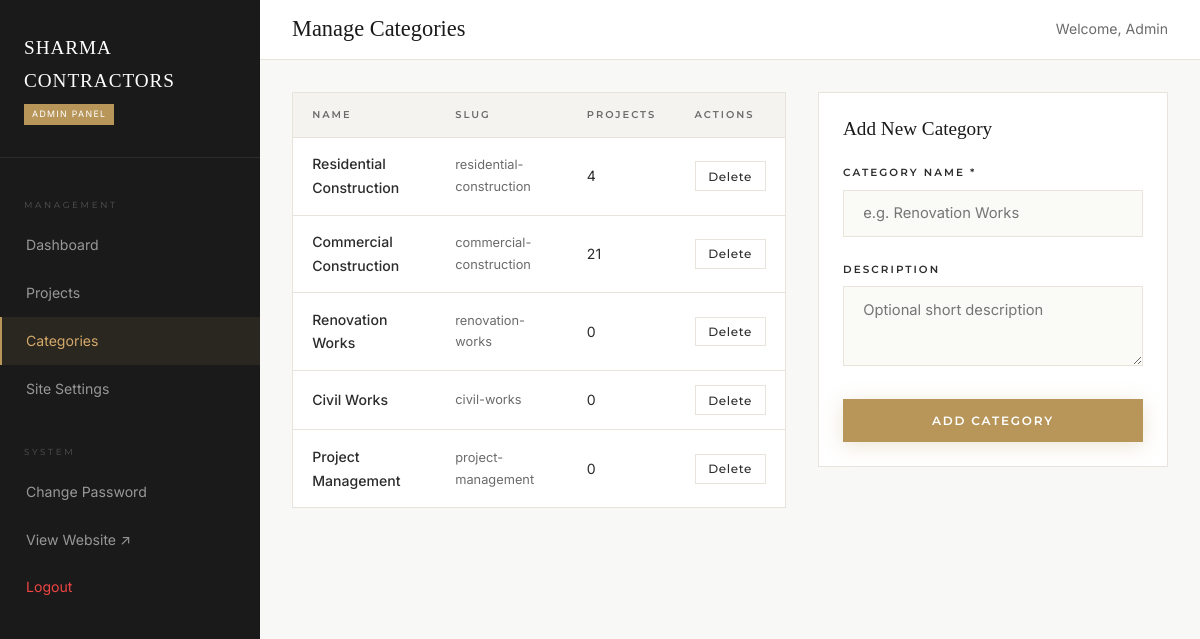
Screenshot of /admin/categories (signed in) with the database file from the repository.
### backend/models.py (models this page shows, shortened)
class Category(db.Model):
    __tablename__ = 'categories'
    id = db.Column(db.Integer, primary_key=True)
    name = db.Column(db.String(100), nullable=False, unique=True)
    slug = db.Column(db.String(100), nullable=False, unique=True)
    description = db.Column(db.Text)
    sort_order = db.Column(db.Integer, default=0)
    projects = db.relationship('Project', backref='category', lazy=True)

### backend/app.py (the view)
@app.route('/admin/categories')
@login_required
def admin_categories():
    categories = Category.query.order_by(Category.sort_order).all()
    return render_template('admin/categories.html', categories=categories)

### backend/app.py (called while the page is built, shortened)
def sync_images_folder():
    global LAST_SYNC_TIME
    images_dir = app.config['UPLOAD_FOLDER']
    upload_dir = app.config['UPLOAD_FOLDER']
    if not os.path.exists(images_dir):
        return
    try:
        current_mtime = os.path.getmtime(images_dir)
    except Exception:
        return
    if current_mtime <= LAST_SYNC_TIME:
        return

@app.before_request
def auto_sync():
    sync_images_folder()

@login_manager.user_loader
def load_user(user_id):
    return AdminUser.query.get(int(user_id))

@app.context_processor
def inject_site_settings():
    settings = {}
    try:
        for s in SiteSetting.query.all():
            settings[s.key] = s.value
    except Exception:
        pass
    def get_setting(key, default=None):
        return settings.get(key, getattr(Config, key, default))
    return dict(settings=settings, get_setting=get_setting)

### backend/templates/admin/categories.html
{% extends 'admin/layout.html' %}
{% block page_title %}Manage Categories{% endblock %}
{% block admin_content %}
<div style="display: grid; grid-template-columns: 1fr 350px; gap: 2rem;">
  <div>
    <table class="admin-table">
      <thead>
        <tr>
          <th>Name</th>
          <th>Slug</th>
          <th>Projects</th>
          <th>Actions</th>
        </tr>
      </thead>
      <tbody>
        {% for cat in categories %}
        <tr>
          <td style="font-weight: 500;">{{ cat.name }}</td>
          <td style="color: var(--mid-gray); font-size: 0.8rem;">{{ cat.slug }}</td>
          <td>{{ cat.projects|length }}</td>
          <td>
            <form action="{{ url_for('admin_category_delete', cat_id=cat.id) }}" method="POST" onsubmit="return confirm('Delete this category? Projects in this category will not be deleted, but they will be uncategorized.');">
              <button type="submit" class="action-btn danger">Delete</button>
            </form>
          </td>
        </tr>
        {% else %}
        <tr>
          <td colspan="4" style="text-align: center; padding: 2rem; color: var(--mid-gray);">No categories found.</td>
        </tr>
        {% endfor %}
      </tbody>
    </table>
  </div>
  <div>
    <form action="{{ url_for('admin_category_new') }}" method="POST" class="admin-form" style="padding: 1.5rem;">
      <h3 style="font-family: var(--font-serif); font-size: 1.2rem; margin-bottom: 1.5rem;">Add New Category</h3>
      <div class="form-group">
        <label for="name">Category Name *</label>
        <input type="text" id="name" name="name" required placeholder="e.g. Renovation Works">
      </div>
      <div class="form-group">
        <label for="description">Description</label>
        <textarea id="description" name="description" style="height: 80px;" placeholder="Optional short description"></textarea>
      </div>
      <button type="submit" class="btn btn-gold" style="width: 100%; justify-content: center;">Add Category</button>
    </form>
  </div>
</div>
{% endblock %}

### backend/templates/admin/layout.html (shortened to what this page needs)
<!DOCTYPE html>
<html lang="en">
<head>
  <link rel="stylesheet" href="{{ url_for('static', filename='css/style.css') }}">
</head>
<body class="admin-body">
  <div class="admin-layout">
    <aside class="admin-sidebar" id="adminSidebar">
      <div class="admin-sidebar-logo">
        <span class="logo-main">SHARMA CONTRACTORS</span>
        <span class="admin-badge">Admin Panel</span>
      </div>
      <nav class="admin-nav">
        <div class="admin-nav-label">Management</div>
        <a href="{{ url_for('admin_dashboard') }}" class="admin-nav-link {% if request.endpoint == 'admin_dashboard' %}active{% endif %}">Dashboard</a>
        <a href="{{ url_for('admin_projects') }}" class="admin-nav-link {% if 'admin_project' in request.endpoint %}active{% endif %}">Projects</a>
        <a href="{{ url_for('admin_categories') }}" class="admin-nav-link {% if 'admin_categor' in request.endpoint %}active{% endif %}">Categories</a>
        <a href="{{ url_for('admin_settings') }}" class="admin-nav-link {% if request.endpoint == 'admin_settings' %}active{% endif %}">Site Settings</a>
        <div class="admin-nav-label" style="margin-top: 2rem;">System</div>
        <a href="{{ url_for('admin_change_password') }}" class="admin-nav-link {% if request.endpoint == 'admin_change_password' %}active{% endif %}">Change Password</a>
        <a href="{{ url_for('index') }}" class="admin-nav-link" target="_blank">View Website ↗</a>
        <a href="{{ url_for('admin_logout') }}" class="admin-nav-link" style="color: #ef4444;">Logout</a>
      </nav>
    </aside>
    <main class="admin-main">
      <header class="admin-topbar">
        <h1>{% block page_title %}Dashboard{% endblock %}</h1>
        <div style="font-size: 0.88rem; color: var(--mid-gray);">Welcome, Admin</div>
      </header>
      <div class="admin-content">
        {% block admin_content %}{% endblock %}
      </div>
    </main>
  </div>
</body>
</html>

### rows the page displays
Category: name "Residential Construction", slug "residential-construction", projects|length "4"
Category: name "Commercial Construction", slug "commercial-construction", projects|length "21"
Category: name "Renovation Works", slug "renovation-works", projects|length "0"
Category: name "Civil Works", slug "civil-works", projects|length "0"
Category: name "Project Management", slug "project-management", projects|length "0"
